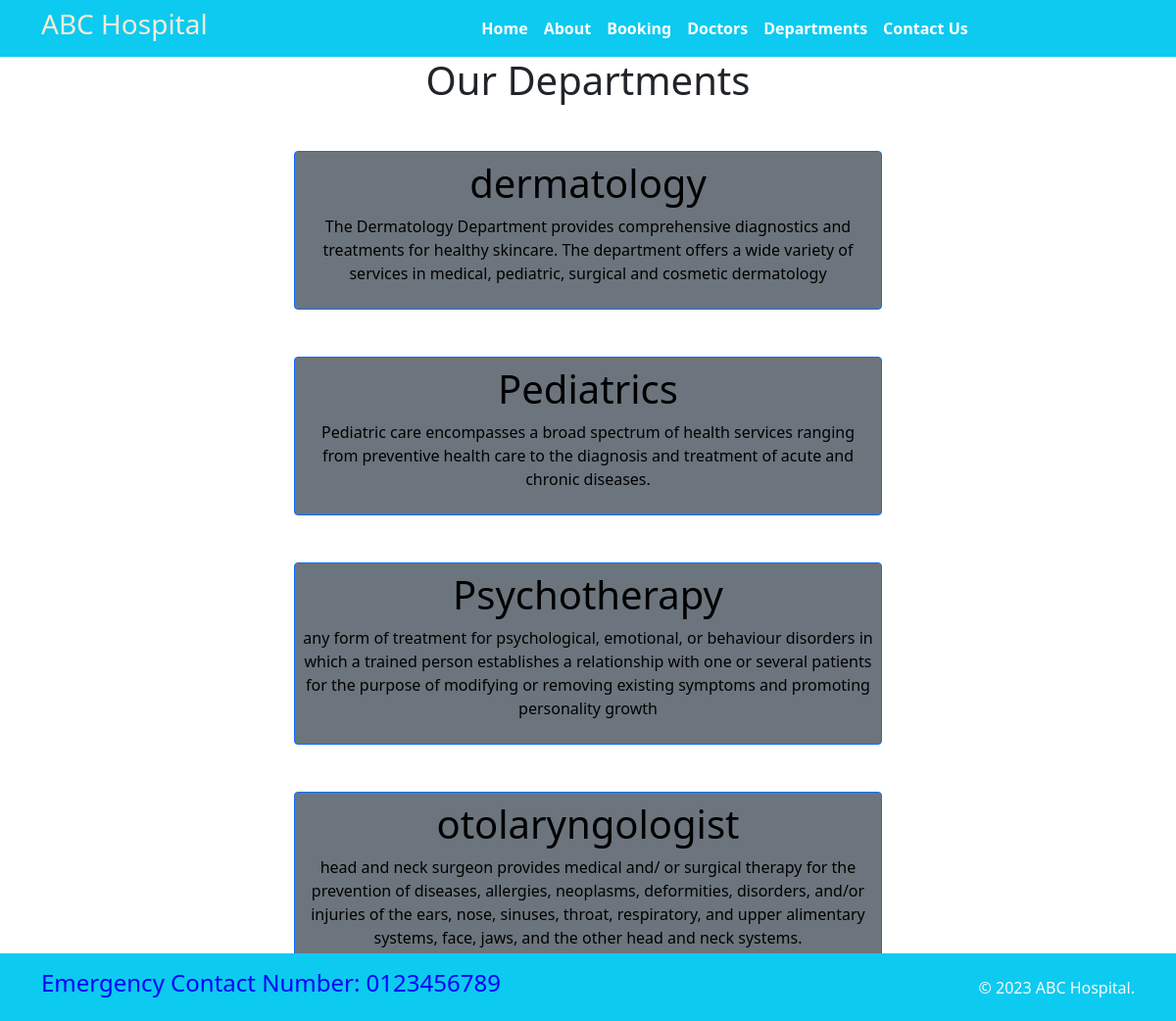
Screenshot of /department with the database file from the repository.
### home/models.py (models this page shows, shortened)
class Departments(models.Model):
    dep_name = models.CharField(max_length=200)
    dep_description=models.TextField()

### home/views.py (the view)
# urls.py: path('department',views.department,name='department'),
def department(request):
    dict_dept={
        'dept':Departments.objects.all(),
    }
    return render( request,'department.html',dict_dept)

### templates/department.html (shortened to what this page needs)
{% extends 'base.html' %}
{% block content %}<h1 class="text-center">Our Departments</h1>
{% for d in dept %}
<div class ="bg-secondary     mx-auto w-50 bg-secondory text-center border text-black p-2 my-5 border-primary rounded float-md-left">
<h1>{{d.dep_name}}</h1>
<p>{{d.dep_description}}</p>
</div>
{%endfor%}
{% endblock content %}

### templates/base.html (shortened to what this page needs)
{% load static %}
<!DOCTYPE html>
<html>
  <head>
    <link rel="stylesheet"
      href=" https://cdn.jsdelivr.net/npm/bootstrap@5.1.3/dist/css/bootstrap.min.css ">
    <link rel="stylesheet"
      href="https://use.fontawesome.com/releases/v5.2.0/css/all.css">
      <link rel="stylesheet"
      href="{% static '/css/style.css'%}">
  </head>
  <body>
    <nav class="navbar bg-info navbar-expand-sm ">
      <div class="container">
        <div class="col-3 text-left pl-md-0">
          <h3> ABC Hospital </h3>
        </div>
        <div
          class="collapse navbar-collapse justify-content-center col-md-8 navbar-collapse-3">
          <ul class="navbar-nav justify-content-center  fw-bold">
            <li class="nav-item active">
              <a class="nav-link text-white" href="{% url 'home' %}">Home </a>
            </li>
            <li class="nav-item">
              <a class="nav-link text-white" href="{% url 'about' %}">About</a>
            </li>
            <li class="nav-item">
              <a class="nav-link text-white" href="{% url 'booking' %}">Booking</a>
            </li>
            <li class="nav-item">
              <a class="nav-link text-white" href="{% url 'doctors' %}">Doctors</a>
            </li>
			      <li class="nav-item">
              <a class="nav-link text-white" href="{% url 'department' %}">Departments</a>
            </li>
            <li class="nav-item">
              <a class="nav-link text-white" href="{% url 'contact' %}">Contact Us</a>
            </li>
          </ul>
        </div>
      </div>
    </nav>
    {% block content %}{% endblock content %}
    <section class="fixed-bottom">
      <footer class="pt-3 pb-3  bg-info text-light">
        <div class="container">
          <div class="row align-items-center">
            <div class="col-12 col-md-8">
              <h4>Emergency Contact Number: 0123456789</h4>
            </div>
            <div class="col-12 col-md-4 mt-4 mt-md-0 text-center text-md-end">
              © 2023 ABC Hospital.
            </div>
          </div>
        </div>
      </footer>
    </section>
  </body>
</html>

### static/css/style.css (style rules this page uses)
h3 { color: antiquewhite; }
h4 { color: blue; }

### rows the page displays
Departments: dep_name "dermatology", dep_description "The Dermatology Department provides comprehensive diagnostics and treatments for healthy skincare. The department offers a wide variety of services in medical, pediatric, surgical and cosmetic dermatology"
Departments: dep_name "Pediatrics", dep_description "Pediatric care encompasses a broad spectrum of health services ranging from preventive health care to the diagnosis and treatment of acute and chronic diseases."
Departments: dep_name "Psychotherapy", dep_description "any form of treatment for psychological, emotional, or behaviour disorders in which a trained person establishes a relationship with one or several patients for the purpose of modifying or removing existing symptoms and promoting personality growth"
Departments: dep_name "otolaryngologist", dep_description "head and neck surgeon provides medical and/ or surgical therapy for the prevention of diseases, allergies, neoplasms, deformities, disorders, and/or injuries of the ears, nose, sinuses, throat, respiratory, and upper alimentary systems, face, jaws, and the other head and neck systems."
